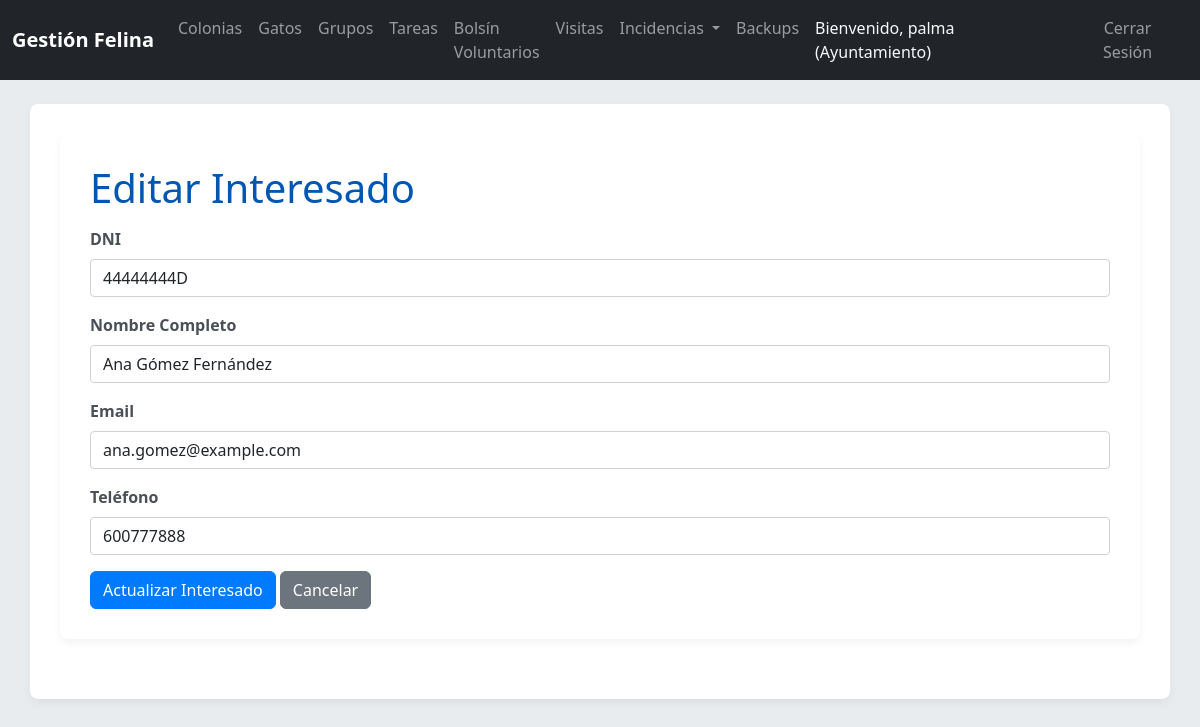
The page /index.php/interesados/edit?id=4 (signed in) on the database its author committed.
### tables this page shows
CREATE TABLE `Interesado` (
  `idInteresado` int(11) NOT NULL AUTO_INCREMENT,
  `DNI` varchar(20) NOT NULL,
  `nombreCompleto` varchar(100) NOT NULL,
  `email` varchar(70) NOT NULL,
  `telefono` varchar(20) DEFAULT NULL,
  PRIMARY KEY (`idInteresado`),
  UNIQUE KEY `DNI` (`DNI`),
  UNIQUE KEY `email` (`email`)
);

### config/database.php (called while the page is built, shortened)
<?php
class Database {
    private static $host = 'localhost';
    private static $db_name = 'gatos_mallorca';
    private static $username = 'root';
    private static $password = '';
    private static $conn;
    public static function getConnection() {
        if (self::$conn === null) {
            try {
                self::$conn = new PDO("mysql:host=" . self::$host . ";dbname=" . self::$db_name, self::$username, self::$password);
                self::$conn->setAttribute(PDO::ATTR_ERRMODE, PDO::ERRMODE_EXCEPTION);
                self::$conn->exec("set names utf8");
            } catch(PDOException $exception) {
                echo "Error de conexión a la base de datos: " . $exception->getMessage();
                exit();
            }
        }
        return self::$conn;
    }
}
?>

### models/Interesado.php (called while the page is built, shortened)
<?php
class Interesado extends BaseModel {
    public function getById($id) {
        $query = "
            SELECT
                i.idInteresado,
                i.DNI,
                i.nombreCompleto,
                i.email,
                i.telefono,
                CASE WHEN v.idVoluntario IS NOT NULL THEN TRUE ELSE FALSE END AS es_voluntario
            FROM
                Interesado i
            LEFT JOIN
                Voluntario v ON i.idInteresado = v.idInteresado
            WHERE
                i.idInteresado = :id
            LIMIT 0,1
        ";
        return $this->executeQuery($query, [':id' => $id], false);
    }
}

### models/BaseModel.php (called while the page is built, shortened)
<?php
class BaseModel {
    protected $conn;
    public function __construct() {
        $this->conn = Database::getConnection();
    }
    protected function executeQuery($query, $params = [], $fetch_all = true) {
        $stmt = $this->conn->prepare($query);
        foreach ($params as $key => $value) {
            $stmt->bindValue($key, $value);
        }
        $stmt->execute();
        return $stmt->fetch(PDO::FETCH_OBJ);
    }
}
?>

### views/interesados/form.php (the view, shortened to what this page needs)
<?php require_once __DIR__ . '/../partials/header.php'; ?>
<div class="container">
    <h1><?php echo isset($interesado) ? 'Editar Interesado' : 'Registrar Nuevo Interesado'; ?></h1>
    <form action="<?php echo url('interesados/' . (isset($interesado) ? 'update' : 'store')); ?>" method="POST">
        <div class="mb-3">
            <label for="DNI" class="form-label">DNI</label>
            <input type="text" class="form-control" id="DNI" name="DNI" value="<?php echo htmlspecialchars($interesado->DNI ?? ''); ?>" required>
        </div>
        <div class="mb-3">
            <label for="nombreCompleto" class="form-label">Nombre Completo</label>
            <input type="text" class="form-control" id="nombreCompleto" name="nombreCompleto" value="<?php echo htmlspecialchars($interesado->nombreCompleto ?? ''); ?>" required>
        </div>
        <div class="mb-3">
            <label for="email" class="form-label">Email</label>
            <input type="email" class="form-control" id="email" name="email" value="<?php echo htmlspecialchars($interesado->email ?? ''); ?>" required>
        </div>
        <div class="mb-3">
            <label for="telefono" class="form-label">Teléfono</label>
            <input type="text" class="form-control" id="telefono" name="telefono" value="<?php echo htmlspecialchars($interesado->telefono ?? ''); ?>">
        </div>
        <button type="submit" class="btn btn-primary"><?php echo isset($interesado) ? 'Actualizar Interesado' : 'Registrar Interesado'; ?></button>
        <a href="<?php echo url('interesados'); ?>" class="btn btn-secondary">Cancelar</a>
    </form>
</div>
<?php require_once __DIR__ . '/../partials/footer.php'; ?>

### public/css/style.css (style rules this page uses)
body { font-family: 'Segoe UI', Tahoma, Geneva, Verdana, sans-serif; background-color: #e9ecef; color: #343a40; }
.container { background-color: #ffffff; padding: 30px; border-radius: 8px; box-shadow: 0 4px 8px rgba(0,0,0,0.05); margin-bottom: 30px; }
h1, h2, h3, h4, h5, h6 { color: #0056b3; margin-bottom: 15px; }
.btn-primary { background-color: #007bff; border-color: #007bff; }
.form-label { font-weight: 600; color: #495057; }
.form-control, .form-select { border-radius: 0.25rem; border: 1px solid #ced4da; padding: 0.375rem 0.75rem; }

### rows shown on the page
interesado: DNI "44444444D", nombreCompleto "Ana Gómez Fernández", email "ana.gomez@example.com", telefono "600777888"

### other values the page prints
$_SESSION['username'] "palma"
$_SESSION['user_type'] "Ayuntamiento"
